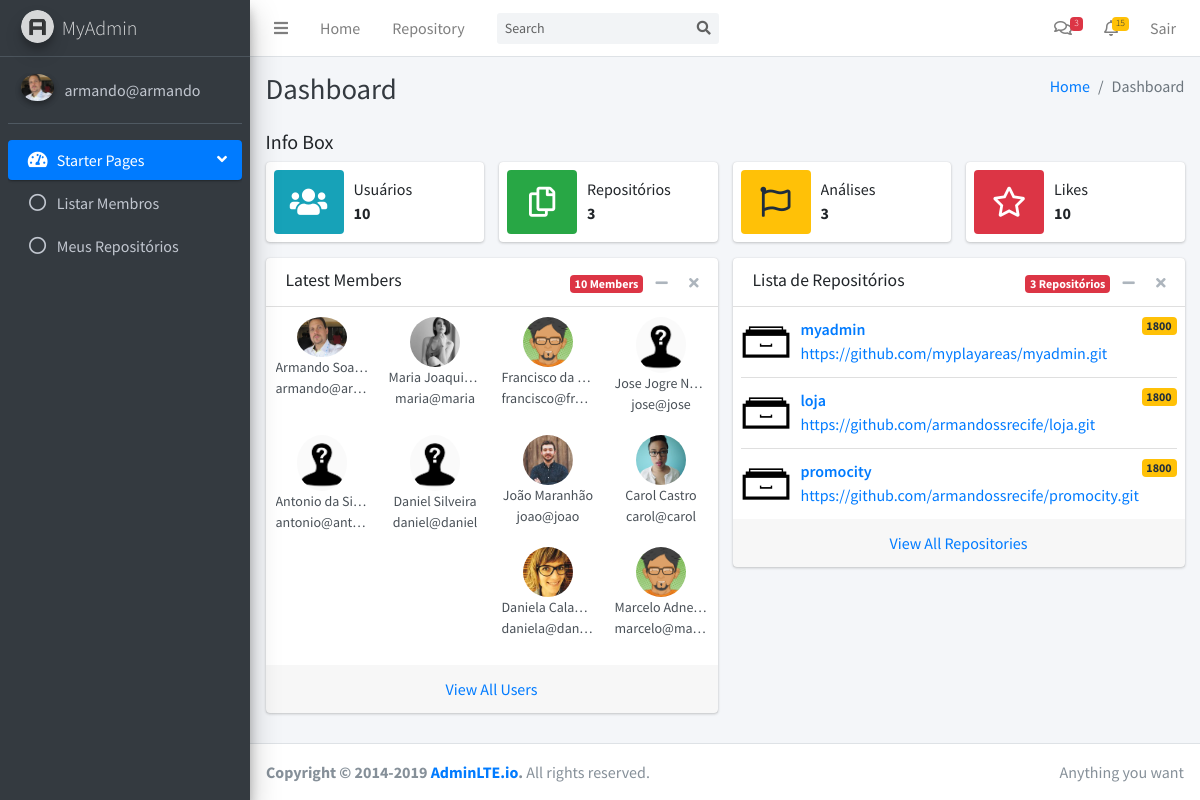
Page / (signed in) on the earlier database version.
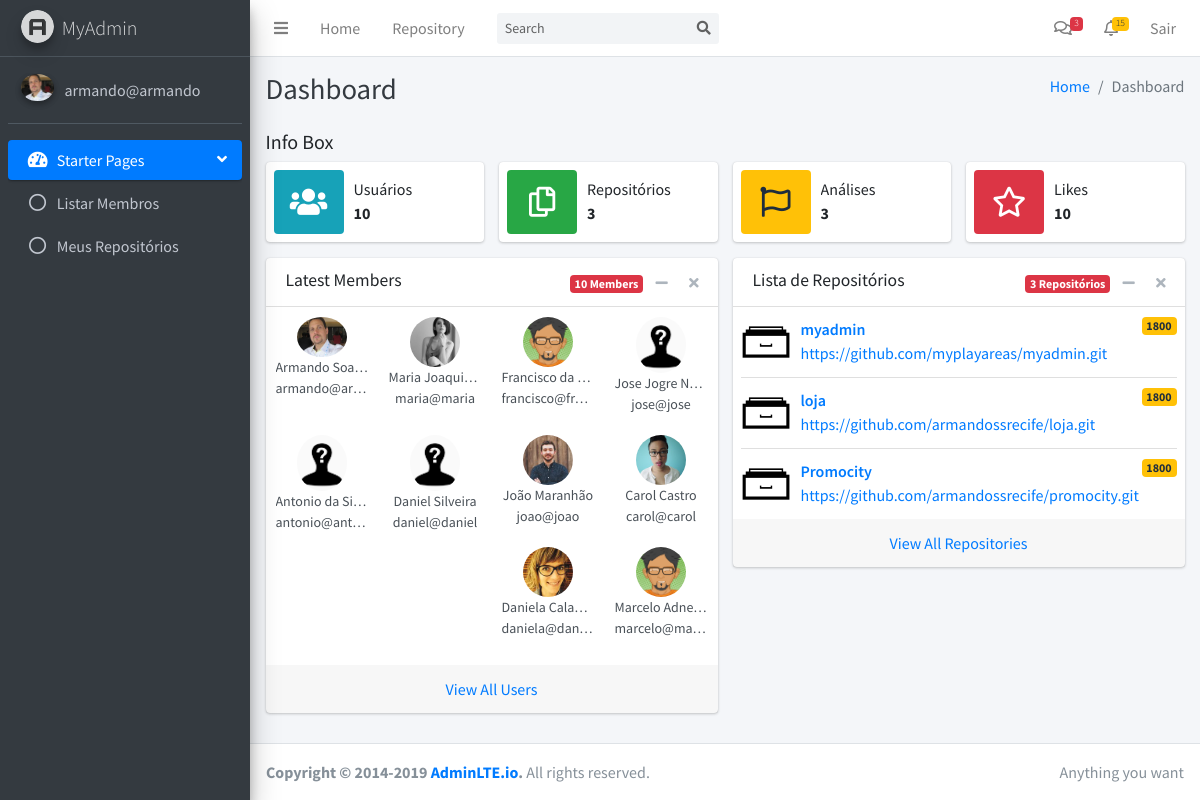
Same page on the later database version.
### tables this page shows
CREATE TABLE user (
  id INTEGER PRIMARY KEY AUTOINCREMENT,
  name TEXT, 
  username TEXT UNIQUE NOT NULL,
  email TEXT UNIQUE NOT NULL,
  password TEXT NOT NULL, 
  image TEXT
);

CREATE TABLE repository (
  id INTEGER PRIMARY KEY AUTOINCREMENT,
  name TEXT NOT NULL, 
  link TEXT NOT NULL,
  user_id INTEGER,
  creation_date timestamp,
  analysis_date timestamp,
  analysed INTEGER
);

### myapp/control/dashboard.py (the view)
@bp.route("/")
@login_required
def index():
    usuarios = lista_usuarios()
    quantidade_usuarios = len(usuarios)
    repositorios = lista_repositorios_usuario(g.user['id'])
    quantidade_repositorios = len(repositorios)
    return render_template("dashboard/starter.html", usuario = g.user['username'],
            profilePic=g.user['image'], titulo="Dashboard", usuarios = usuarios,
            repositorios = repositorios, quantidade_usuarios=quantidade_usuarios, quantidade_repositorios=quantidade_repositorios)

### myapp/config/db.py (called while the page is built)
def get_db():
    if 'db' not in g:
        g.db = sqlite3.connect(
            current_app.config['DATABASE'],
            detect_types=sqlite3.PARSE_DECLTYPES
        )
        g.db.row_factory = sqlite3.Row
    return g.db

### myapp/control/auth.py (called while the page is built)
def login_required(view):
    @functools.wraps(view)
    def wrapped_view(**kwargs):
        if g.user is None:
            return redirect(url_for("auth.login"))
        return view(**kwargs)
    return wrapped_view

@bp.before_app_request
def load_logged_in_user():
    user_id = session.get("user_id")
    if user_id is None:
        g.user = None
    else:
        g.user = ( get_db().execute("SELECT * FROM user WHERE id = ?", (user_id,)).fetchone() )

### myapp/control/dashboard.py (called while the page is built)
def lista_usuarios():
    db = get_db()
    query = "select * from user"
    usuarios = db.execute(query).fetchall()
    return usuarios

def lista_repositorios_usuario(id):
    db = get_db()
    query = "select * from repository where user_id = ?"
    repositorios = db.execute( query , (id,) ).fetchall()
    return repositorios

### myapp/templates/dashboard/starter.html (shortened to what the changed rows need)
{% extends "base.html" %}
{% block conteudo %}
      <div class="container-fluid">
        <div class="row">
          <div class="col-md-6">
            <div class="card">
              <div class="card-body p-0">
                <ul class="users-list clearfix">
                {% for item in usuarios%}
                  <li>
                    <img src="{{ url_for('static', filename='uploads/' + item["image"]) }}" alt="User Image" class="img-size-50">
                    <a class="users-list-name" href="#">{{ item["name"]}}</a>
                    <span class="users-list-name">{{ item["username"] }}</span>
                  </li>
                {% endfor %}
                </ul>
              </div>
            </div>
          </div>
          <div class="col-md-6">
            <div class="card">
              <div class="card-body p-0">
                <ul class="products-list product-list-in-card pl-2 pr-2">
                {% for item in repositorios %}
                  <li class="item">
                    <div class="product-img">
                      <img src="/static/dist/img/repository.png" alt="Product Image" class="img-size-50">
                    </div>
                    <div class="product-info">
                      <a href="javascript:void(0)" class="product-title">{{ item['name'] }}
                        <span class="badge badge-warning float-right">1800</span></a>
                      <span class="product-description">
                        <a href="{{ url_for('repositorio.visualizar', id=item["id"]) }}"> {{ item['link'] }} </a>
                      </span>
                    </div>
                  </li>
                  {% endfor %}
                </ul>
              </div>
            </div>
          </div>
        </div>
      </div>
{% endblock %}

### myapp/templates/base.html (shortened to what the changed rows need)
<!DOCTYPE html>
<html lang="en">
<head>
  <link rel="stylesheet" href="/static/plugins/fontawesome-free/css/all.min.css">
  <link rel="stylesheet" href="/static/dist/css/adminlte.min.css">
</head>
<body class="hold-transition sidebar-mini">
<div class="wrapper">
  <aside class="main-sidebar sidebar-dark-primary elevation-4">
    <div class="sidebar">
      <div class="user-panel mt-3 pb-3 mb-3 d-flex">
        <div class="image">
          <img src="{{ url_for('static', filename='uploads/' + profilePic) }}" class="img-circle elevation-2" alt="User Image">
        </div>
        <div class="info">
          <a href="{{ url_for('dashboard.profile') }}" class="d-block">{{usuario}}</a>
        </div>
      </div>
    </div>
  </aside>
  <div class="content-wrapper">
    <div class="content-header">
      <div class="container-fluid">
        <div class="row mb-2">
          <div class="col-sm-6">
            <h1 class="m-0 text-dark">{{ titulo }}</h1>
          </div>
        </div>
      </div>
    </div>
    <div class="content">
    {% block conteudo %}{% endblock %}
    </div>
  </div>
</div>
</body>
</html>

Differences in the rows shown:
removed repository: name "promocity", link "https://github.com/armandossrecife/promocity.git"
added repository: name "Promocity", link "https://github.com/armandossrecife/promocity.git"
